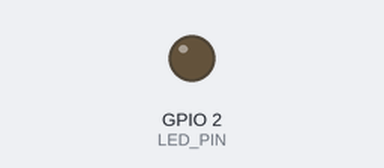
Bench run of a sketch on a simulated ESP32-S3. Parts: output pins drawn as LEDs (lit = HIGH). WiFi joins after 1.5 s; servers stay silent unless stated; uploads are accepted with an empty reply; what the sketch prints to the serial monitor is not drawn.

Above: at 3.01 s.
At 9.23 s:
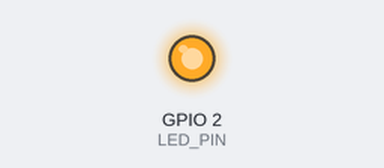
Timing chart, 0 to 9.7 s (numbered marks = the images above):
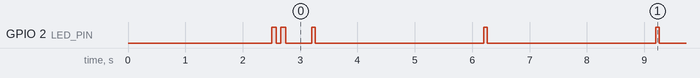

Measured:
- by itself, GPIO 2 (LED_PIN): goes LOW 0.08 s, HIGH 0.08 s, LOW 0.45 s, 42 × (HIGH 0.06 s, LOW 2.9 s), HIGH 0.06 s, then LOW

The sketch:

literBoxManager2_wifi_heartbeat.ino
```cpp
/*
  literBoxManager2 WiFi heartbeat test

  Purpose:
  - Ignore DHT11, SR60, and MQ135 for now.
  - Prove the ESP32-S3 can connect to WiFi.
  - Prove the local Flask dashboard can receive data from the board.
*/

#include <WiFi.h>
#include <HTTPClient.h>
#include "arduino_secrets.h"

const char* DEVICE_ID = "esp32s3_litterbox_2";

const int LED_PIN = 2;
const unsigned long POST_INTERVAL_MS = 3000;
const unsigned long WIFI_CONNECT_TIMEOUT_MS = 15000;

unsigned long lastPostAt = 0;
unsigned long heartbeatCount = 0;

void blink(int count, int delayMs) {
  for (int i = 0; i < count; i++) {
    digitalWrite(LED_PIN, HIGH);
    delay(delayMs);
    digitalWrite(LED_PIN, LOW);
    delay(delayMs);
  }
}

bool connectWiFi() {
  if (WiFi.status() == WL_CONNECTED) return true;

  WiFi.mode(WIFI_STA);
  WiFi.begin(WIFI_SSID, WIFI_PASSWORD);
  Serial.print("Connecting to WiFi");
  unsigned long startedAt = millis();

  while (WiFi.status() != WL_CONNECTED) {
    delay(500);
    Serial.print(".");
    if (millis() - startedAt >= WIFI_CONNECT_TIMEOUT_MS) {
      Serial.println();
      Serial.println("WiFi connection timed out.");
      blink(5, 80);
      return false;
    }
  }

  Serial.println();
  Serial.print("WiFi connected. ESP32-S3 IP: ");
  Serial.println(WiFi.localIP());
  blink(2, 80);
  return true;
}

void postHeartbeat() {
  if (!connectWiFi()) return;

  heartbeatCount++;

  HTTPClient http;
  http.begin(SERVER_URL);
  http.addHeader("Content-Type", "application/x-www-form-urlencoded");

  String body = "";
  body += "device_id=" + String(DEVICE_ID);
  body += "&temperature_c=0";
  body += "&humidity_percent=0";
  body += "&motion=0";
  body += "&motion_event_count=" + String(heartbeatCount);
  body += "&mq135_raw=0";
  body += "&uptime_ms=" + String(millis());
  body += "&sensor_status=wifi_heartbeat";

  int code = http.POST(body);
  Serial.printf("Heartbeat #%lu -> HTTP %d\n", heartbeatCount, code);

  if (code >= 200 && code < 300) blink(1, 60);
  else blink(4, 60);

  http.end();
}

void setup() {
  Serial.begin(115200);
  delay(1000);

  pinMode(LED_PIN, OUTPUT);
  digitalWrite(LED_PIN, LOW);

  Serial.println("literBoxManager2 WiFi heartbeat starting...");
  Serial.print("Server URL: ");
  Serial.println(SERVER_URL);

  connectWiFi();
}

void loop() {
  unsigned long now = millis();
  if (now - lastPostAt >= POST_INTERVAL_MS) {
    lastPostAt = now;
    postHeartbeat();
  }
}
```

arduino_secrets.example.h
```cpp
#pragma once

// Copy this file to arduino_secrets.h and fill in your local values.
// arduino_secrets.h is intentionally ignored by Git.
const char* WIFI_SSID = "YOUR_WIFI_NAME";
const char* WIFI_PASSWORD = "YOUR_WIFI_PASSWORD";
const char* SERVER_URL = "http://YOUR_COMPUTER_IP:5052/upload";
```
